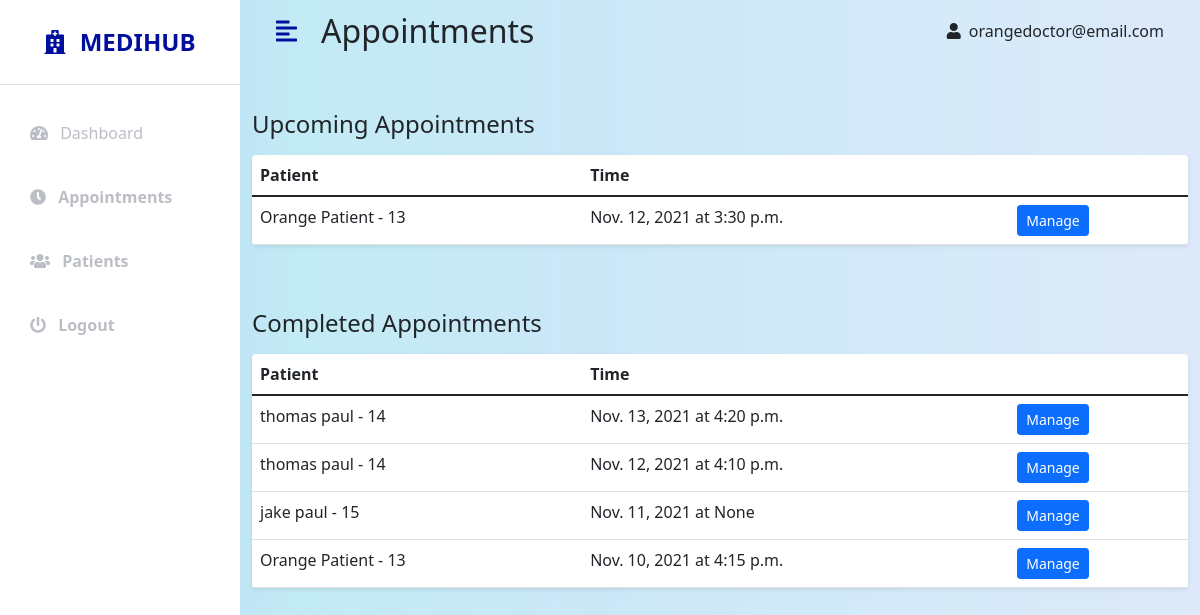
/doctorapp/appointments/ (signed in), run on an earlier commit of the app's database.
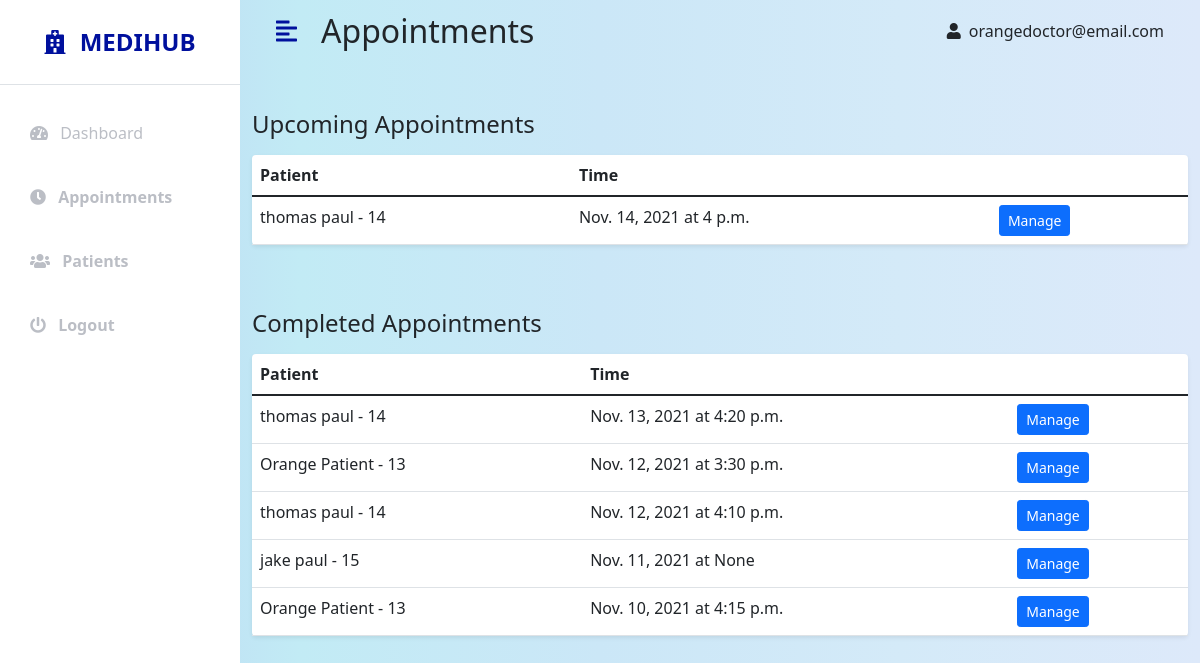
And on a later commit of the database.
### hospital/models.py (models this page shows, shortened)
class Appointment(models.Model):
    doctor = models.ForeignKey(Doctor, on_delete=models.CASCADE, null=True, blank=True)
    patient = models.ForeignKey(Patient, on_delete=models.CASCADE, null=True, blank=True)
    date = models.DateField(null=True, blank=True)
    time = models.TimeField(null=True, blank=True)
    details = models.TextField(max_length=1000, null=True, blank=True)
    confirmed = models.BooleanField(default=False)
    completed = models.BooleanField(default=False)
    class Meta:
        ordering = ['-date', 'time']

class Patient(models.Model):
    GENDER_CHOICES = [
        ('M', 'Male'),
        ('F', 'Female'),
        ('X', 'Other'),
    ]
    user = models.OneToOneField(User, on_delete=models.CASCADE, null=True, blank=True)
    first_name = models.CharField(max_length=50, null=True, blank=True)
    last_name = models.CharField(max_length=50, null=True, blank=True)
    gender = models.CharField(max_length=1, choices=GENDER_CHOICES, null=True, blank=True)
    dob = models.DateField(null=True, blank=True)
    phone = models.CharField(max_length=10, null=True, blank=True)
    address = models.TextField(max_length=400, null=True, blank=True)
    email = models.CharField(max_length=100, null=True, blank=True)
    def __str__(self):
        return f'{self.first_name} {self.last_name} - {self.id}'

### doctorapp/views.py (the view)
# urls.py: path('appointments/', views.myAppointmentsView, name='doctor-appointments'),
@login_required(login_url='doctor-login')
@user_passes_test(is_doctor, login_url='doctor-login')
def myAppointmentsView(request):
    doctor = request.user.doctor
    upcoming_appointments = doctor.appointment_set.filter(confirmed=True).filter(completed=False)
    completed_appointments = doctor.appointment_set.filter(completed=True)
    context = {
        'doctor': doctor,
        'upcoming_appointments': upcoming_appointments,
        'completed_appointments': completed_appointments,
    }
    return render(request, 'doctorapp/my_appointments.html', context)

### doctorapp/views.py (called while the page is built)
def is_doctor(user):
    return user.groups.filter(name='Doctors').exists()

### doctorapp/templates/doctorapp/my_appointments.html
{% extends 'doctorapp/base.html' %}
{% block content %}
<div class="container-fluid" id="page-content-wrapper">
<nav class="navbar navbar-expand-lg navbar-light bg-transparent py-1 px-4">
    <div class="d-flex align-items-center justify-content-end">
        <i class="fas fa-align-left primary-text fs-4 me-3" id="menu-toggle"></i>
        <h2 class="fs-2 m-2">Appointments</h2>
    </div>
    <div class="collapse navbar-collapse" id="navbarSupportedContent">
        <ul class="navbar-nav ms-auto mb-2 mb-lg-0">
            <li class="nav-item dropdown">
                    <i class="fas fa-user me-2"></i>{{user.username}}
            </li>
        </ul>
    </div>
</nav>
<div class="row my-5">
    <h3 class="fs-4 mb-3">Upcoming Appointments</h3>
    <div class="col">
        <table class="table bg-white rounded shadow-sm  table-hover">
            <thead>
                <tr>
                    <th scope="col">Patient </th>
                    <th scope="col">Time</th>
                    <th scope="col"></th>
                </tr>
            </thead>
            <tbody>
                {% for appointment in upcoming_appointments %}
                <tr>
                    <td>{{appointment.patient}}</td>
                    <td>{{appointment.date}} at {{appointment.time}}</td>
                    <td><a class="btn btn-primary btn-sm" href="{% url 'doctor-manage-appointment' appointment.id %}">Manage</a></td>
                </tr>
                {% endfor %}
            </tbody>
        </table>
    </div>
</div>
<div class="row my-5">
    <h3 class="fs-4 mb-3">Completed Appointments</h3>
    <div class="col">
        <table class="table bg-white rounded shadow-sm  table-hover">
            <thead>
                <tr>
                    <th scope="col">Patient </th>
                    <th scope="col">Time</th>
                    <th scope="col"></th>
                </tr>
            </thead>
            <tbody>
                {% for appointment in completed_appointments %}
                <tr>
                    <td>{{appointment.patient}}</td>
                    <td>{{appointment.date}} at {{appointment.time}}</td>
                    <td><a class="btn btn-primary btn-sm" href="{% url 'doctor-manage-appointment' appointment.id %}">Manage</a></td>
                </tr>
                {% endfor %}
            </tbody>
        </table>
    </div>
</div>
</div>
{% endblock %}

What changed in the data, as far as the page shows it:
now on this page (row edited): Appointment: patient "thomas paul - 14", date "Nov. 14, 2021", time "4 p.m.", shown under "Upcoming Appointments"
changed Appointment (number 3 of 6 on the later page): moves from the list under "Upcoming Appointments" to the list under "Completed Appointments"
